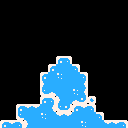

The image is a tile-based game level rendered from a .tmx file. Its description and complete source (layers, tilesets, objects, tile grids) follow:
An orthogonal 16x16 tile map with 8x8 px tiles, 1 tile layer (Capa de patrones 1).

<map version="1.8" tiledversion="1.8.2" orientation="orthogonal" renderorder="right-down" width="16" height="16" tilewidth="8" tileheight="8" infinite="0" nextlayerid="2" nextobjectid="1">
 <tileset firstgid="1" name="Celeste" tilewidth="8" tileheight="8" tilecount="256" columns="16">
  <image source="../../Lab/ExOpenGL3/2DGame/01-TBE/01-TBE/images/Celeste.png" width="128" height="128" />
 </tileset>
 <layer id="1" name="Capa de patrones 1" width="16" height="16">
  <data encoding="csv">
0,0,0,0,0,0,0,0,0,0,0,0,0,0,0,0,
0,0,0,0,0,0,0,0,0,0,0,0,0,0,0,0,
0,0,0,0,0,0,0,0,0,0,0,0,0,0,0,0,
0,0,0,0,0,0,0,0,0,0,0,0,0,0,0,0,
0,0,0,0,0,0,0,0,0,0,0,0,0,0,0,0,
0,0,0,0,0,0,0,0,0,0,0,0,0,0,0,0,
0,0,0,0,0,0,0,0,0,0,0,0,0,0,0,0,
0,0,0,0,0,0,0,17,19,0,0,0,0,0,0,0,
0,0,0,0,0,0,17,34,34,19,0,0,0,0,0,0,
0,0,0,0,0,17,34,36,34,34,19,0,0,0,0,0,
0,0,0,0,0,33,34,34,34,34,35,0,0,0,0,0,
0,0,0,0,0,49,50,34,34,36,35,0,0,0,0,0,
0,0,0,0,0,17,19,33,34,50,51,23,0,0,0,0,
0,0,17,18,18,34,35,49,51,17,18,19,0,0,0,0,
0,0,49,34,34,36,34,18,18,34,34,34,19,0,0,0,
17,18,19,33,34,34,34,34,34,34,36,34,34,18,18,19
</data>
 </layer>
</map>
